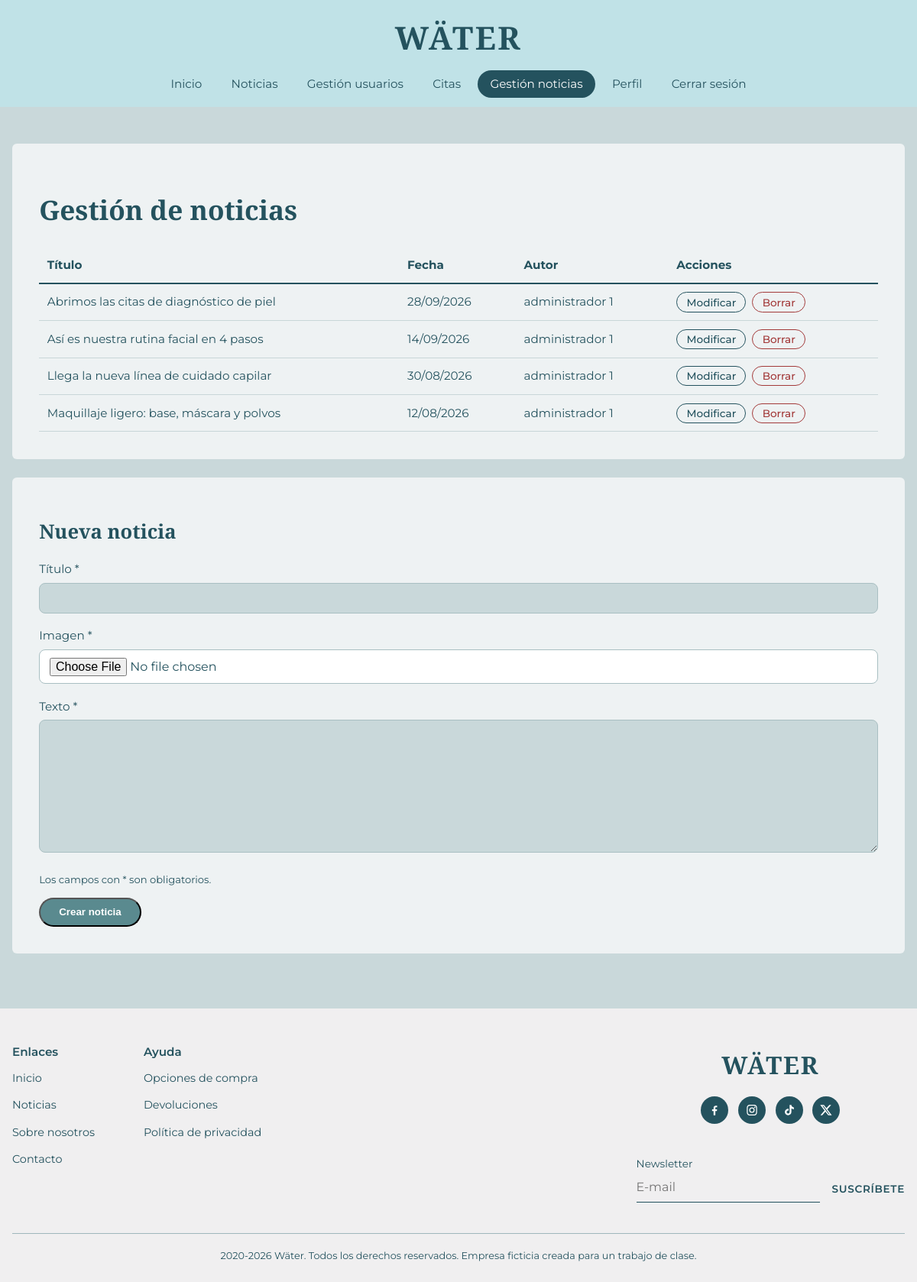
Page /paginas/admin/noticias-administracion.php (signed in) on the committed database.
### tables this page shows
CREATE TABLE `noticias` (
  `idNoticia` int NOT NULL,
  `idUser` int NOT NULL,
  `titulo` varchar(100) NOT NULL,
  `imagen` varchar(255) NOT NULL,
  `texto` longtext NOT NULL,
  `fecha` date NOT NULL
);

CREATE TABLE `users_data` (
  `idUser` int NOT NULL,
  `nombre` varchar(50) NOT NULL,
  `apellidos` varchar(50) NOT NULL,
  `email` varchar(50) NOT NULL,
  `telefono` varchar(15) NOT NULL,
  `fechaNacimiento` date NOT NULL,
  `direccion` varchar(100) DEFAULT NULL,
  `sexo` enum('MUJER','HOMBRE','OTRO') DEFAULT NULL
);

### paginas/admin/noticias-administracion.php (the view, shortened to what this page needs)
<?php
$raiz = '../../';
require $raiz . 'includes/conexion.php';
$editando = false;
$titulo = '';
$texto = '';
$sql = 'SELECT noticias.idNoticia, noticias.titulo, noticias.fecha, users_data.nombre, users_data.apellidos
FROM noticias
INNER JOIN users_data
ON noticias.idUser = users_data.idUser
ORDER BY noticias.fecha DESC';
$noticias = $pdo->query($sql)->fetchAll();
require $raiz . 'includes/cabecera.php';
?>
<main>
    <section class="panel-fondo">
        <div class="panel panel-completo">
            <h1>Gestión de noticias</h1>
            <?php if (empty($noticias)) { ?>
                <p class="vacio">Todavía no hay noticias.</p>
            <?php } else { ?>
                <div class="tabla-scroll">
                    <table class="tabla">
                        <tr>
                            <th>Título</th>
                            <th>Fecha</th>
                            <th>Autor</th>
                            <th>Acciones</th>
                        </tr>
                        <?php foreach ($noticias as $noticia) { ?>
                            <tr>
                                <td><?= htmlspecialchars($noticia['titulo']) ?></td>
                                <td><?= date('d/m/Y', strtotime($noticia['fecha'])) ?></td>
                                <td><?= htmlspecialchars($noticia['nombre']) ?> <?= htmlspecialchars($noticia['apellidos']) ?></td>
                                <td>
                                    <div class="acciones">
                                        <a href="noticias-administracion.php?editar=<?= $noticia['idNoticia'] ?>" class="boton-mini">Modificar</a>
                                        <form action="noticias-administracion.php" method="post" class="form-borrar">
                                            <button class="boton-mini boton-peligro">Borrar</button>
                                        </form>
                                    </div>
                                </td>
                            </tr>
                        <?php } ?>
                    </table>
                </div>
            <?php } ?>
        </div>
        <div class="panel panel-completo">
            <h2><?php if ($editando) { echo 'Modificar noticia'; } else { echo 'Nueva noticia'; } ?></h2>
            <form action="noticias-administracion.php" method="post" enctype="multipart/form-data" class="formulario">
                <div class="campo">
                    <label for="titulo">Título *</label>
                    <input type="text" id="titulo" name="titulo" value="<?= htmlspecialchars($titulo) ?>">
                </div>
                <div class="fila-imagen">
                    <div class="campo">
                        <label for="imagen">
                            <?php if ($editando) { echo 'Cambiar imagen (déjalo vacío para mantener la actual)'; } else { echo 'Imagen *'; } ?>
                        </label>
                        <input type="file" id="imagen" name="imagen" accept="image/*">
                    </div>
                </div>
                <div class="campo">
                    <label for="texto">Texto *</label>
                    <textarea id="texto" name="texto" rows="8"><?= htmlspecialchars($texto) ?></textarea>
                </div>
                <p class="nota">Los campos con * son obligatorios.</p>
                <div class="botones-form">
                    <button type="submit" class="boton"><?php if ($editando) { echo 'Guardar cambios'; } else { echo 'Crear noticia'; } ?></button>
                </div>
            </form>
        </div>
    </section>
</main>
<?php require $raiz . 'includes/pie.php'; ?>

### css/estilos.css (style rules this page uses)
:root { --agua-claro: #c0e2e7; --tinta: #24525e; --fondo: #eef2f3; --blanco: #ffffff; --verde-azulado: #5a8a8f; --fondo-hero: #e6f0f4; --fondo-panel: #c9d8da; --error: #a33a3a; --error-fondo: #f8e3e3; --exito: #2f6e57; --exito-fondo: #dff1e9; --fuente-titulos: 'Playfair Display', Georgia, serif; --fuente-texto: 'Montserrat', Arial, sans-serif; --texto-pequeno: 0.85rem; --texto-menu: 0.95rem; --texto-normal: 1rem; --titulo-h2: 1.8rem; --titulo-h1: 2.4rem; --titulo-h2: 2.2rem; --texto-logo: 2.6rem; --titulo-hero: 3rem; --radio: 14px; --sombra: 0 6px 20px rgba(36, 82, 94, 0.12); }
*, *::before, *::after { box-sizing: border-box; }
body { margin: 0; font-family: var(--fuente-texto); color: var(--tinta); background-color: var(--fondo); line-height: 1.6; }
a { color: var(--tinta); }
h1,h2,h3 { font-family: var(--fuente-titulos); color: var(--tinta); line-height: 1.2; margin: 0 0 0 0.5e,; }
.boton { display: inline-block; padding: 0.7em 1.8em; border-radius: 999px; background-color: var(--verde-azulado); color: var(--blanco); font-weight: 600; text-decoration: none; }
.panel-fondo { padding: 3rem 1rem; background-color: var(--fondo-panel); }
.panel { padding: 2.2rem; background-color: var(--fondo); border-radius: 6px; }
.panel h1 { font-size: var(--titulo-h2); }
.campo { margin-bottom: 1.1rem; }
.campo label { display: block; margin-bottom: 0.35em; font-size: 0.95rem; }
.campo input, .campo select, .campo textarea { width: 100%; padding: 0.6em 0.8em; border: 1px solid #a9bfc2; border-radius: 8px; background-color: var(--fondo-panel); color: var(--tinta); font: 1rem var(--fuente-texto); }
.nota { font-size: 0.82rem; color: var(--tinta-suave); }
.panel h2 { font-size: 1.6rem; }
.tabla { width: 100%; border-collapse: collapse; font-size: 0.95rem; }
.tabla th { padding: 0.7em; text-align: left; border-bottom: 2px solid var(--tinta); }
.tabla td { padding: 0.7em; border-bottom: 1px solid #c8d6d8; vertical-align: middle; }
.acciones { display: flex; align-items: center; gap: 0.5rem; }
.boton-mini { display: inline-block; padding: 0.3em 0.9em; border: 1px solid var(--tinta); border-radius: 999px; background: transparent; color: var(--tinta); font: 500 0.85rem var(--fuente-texto); text-decoration: none; cursor: pointer; }
.boton-peligro { border-color: var(--error); color: var(--error); }
.botones-form { display: flex; align-items: center; gap: 1.2rem; }
.campo textarea { resize: vertical; }
.panel-completo { max-width: 1200px; margin: 0 auto 1.5rem; }
.tabla-scroll { overflow-x: auto; }
.fila-imagen { display: flex; align-items: flex-end; gap: 1.2rem; }
.fila-imagen .campo { flex: 1; }
.campo input[type=file] { background-color: var(--blanco); }

### rows in the picture
noticias: titulo "Abrimos las citas de diagnóstico de piel", fecha "28/09/2026", idUser.nombre "administrador", idUser.apellidos "1"
noticias: titulo "Así es nuestra rutina facial en 4 pasos", fecha "14/09/2026", idUser.nombre "administrador", idUser.apellidos "1"
noticias: titulo "Llega la nueva línea de cuidado capilar", fecha "30/08/2026", idUser.nombre "administrador", idUser.apellidos "1"
noticias: titulo "Maquillaje ligero: base, máscara y polvos", fecha "12/08/2026", idUser.nombre "administrador", idUser.apellidos "1"
